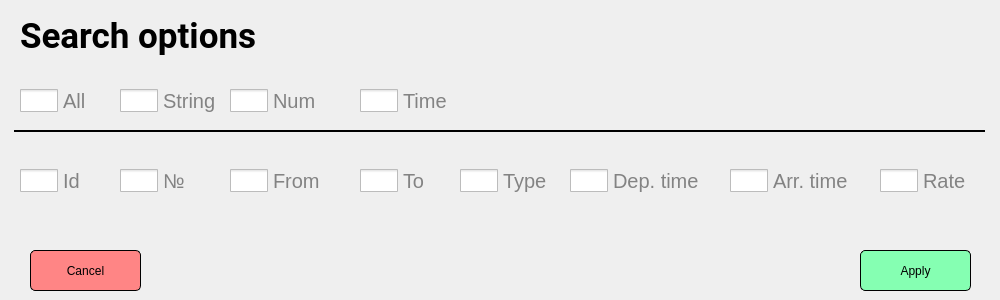
<?xml version="1.0" encoding="UTF-8"?>
<ui version="4.0">
 <class>searchOptionsWindow</class>
 <widget class="QWidget" name="searchOptionsWindow">
  <property name="geometry">
   <rect>
    <x>0</x>
    <y>0</y>
    <width>1000</width>
    <height>300</height>
   </rect>
  </property>
  <property name="windowTitle">
   <string>Form</string>
  </property>
  <widget class="QLabel" name="pageName_3">
   <property name="geometry">
    <rect>
     <x>20</x>
     <y>-10</y>
     <width>261</width>
     <height>91</height>
    </rect>
   </property>
   <property name="styleSheet">
    <string notr="true">color: Black;
font-weight: 600;
font-size: 35px;
font-family: Roboto;</string>
   </property>
   <property name="text">
    <string>Search options</string>
   </property>
  </widget>
  <widget class="QPushButton" name="applySearchOptionsButton">
   <property name="geometry">
    <rect>
     <x>860</x>
     <y>250</y>
     <width>111</width>
     <height>41</height>
    </rect>
   </property>
   <property name="focusPolicy">
    <enum>Qt::ClickFocus</enum>
   </property>
   <property name="styleSheet">
    <string notr="true">QPushButton {
     background-color: #85ffb2; border: 1px solid black;
     border-radius: 5px;
}</string>
   </property>
   <property name="text">
    <string>Apply</string>
   </property>
  </widget>
  <widget class="QCheckBox" name="allCheckBox">
   <property name="enabled">
    <bool>true</bool>
   </property>
   <property name="geometry">
    <rect>
     <x>20</x>
     <y>80</y>
     <width>111</width>
     <height>41</height>
    </rect>
   </property>
   <property name="styleSheet">
    <string notr="true">QCheckBox {
    spacing: 5px;
	font-size: 20px;
    color: #838383;
}

QCheckBox:checked {
    color: #000000;
}

QCheckBox::indicator {
    width: 23px;
    height: 23px;
	margin-right: 15px;
}
</string>
   </property>
   <property name="text">
    <string>All</string>
   </property>
   <property name="checked">
    <bool>false</bool>
   </property>
   <property name="tristate">
    <bool>false</bool>
   </property>
  </widget>
  <widget class="QCheckBox" name="idCheckBox">
   <property name="geometry">
    <rect>
     <x>20</x>
     <y>160</y>
     <width>111</width>
     <height>41</height>
    </rect>
   </property>
   <property name="styleSheet">
    <string notr="true">QCheckBox {
    spacing: 5px;
	font-size: 20px;
    color: #838383;
}

QCheckBox:checked {
    color: #000000;
}

QCheckBox::indicator {
    width: 23px;
    height: 23px;
	margin-right: 15px;
}
</string>
   </property>
   <property name="text">
    <string>Id</string>
   </property>
   <property name="checked">
    <bool>false</bool>
   </property>
  </widget>
  <widget class="QCheckBox" name="numberCheckBox">
   <property name="geometry">
    <rect>
     <x>120</x>
     <y>160</y>
     <width>111</width>
     <height>41</height>
    </rect>
   </property>
   <property name="styleSheet">
    <string notr="true">QCheckBox {
    spacing: 5px;
	font-size: 20px;
    color: #838383;
}

QCheckBox:checked {
    color: #000000;
}

QCheckBox::indicator {
    width: 23px;
    height: 23px;
	margin-right: 15px;
}
</string>
   </property>
   <property name="text">
    <string>№</string>
   </property>
   <property name="checked">
    <bool>false</bool>
   </property>
  </widget>
  <widget class="QCheckBox" name="fromCheckBox">
   <property name="geometry">
    <rect>
     <x>230</x>
     <y>160</y>
     <width>111</width>
     <height>41</height>
    </rect>
   </property>
   <property name="styleSheet">
    <string notr="true">QCheckBox {
    spacing: 5px;
	font-size: 20px;
    color: #838383;
}

QCheckBox:checked {
    color: #000000;
}

QCheckBox::indicator {
    width: 23px;
    height: 23px;
	margin-right: 15px;
}
</string>
   </property>
   <property name="text">
    <string>From</string>
   </property>
   <property name="checked">
    <bool>false</bool>
   </property>
  </widget>
  <widget class="QCheckBox" name="toCheckBox">
   <property name="geometry">
    <rect>
     <x>360</x>
     <y>160</y>
     <width>111</width>
     <height>41</height>
    </rect>
   </property>
   <property name="styleSheet">
    <string notr="true">QCheckBox {
    spacing: 5px;
	font-size: 20px;
    color: #838383;
}

QCheckBox:checked {
    color: #000000;
}

QCheckBox::indicator {
    width: 23px;
    height: 23px;
	margin-right: 15px;
}
</string>
   </property>
   <property name="text">
    <string>To</string>
   </property>
   <property name="checked">
    <bool>false</bool>
   </property>
  </widget>
  <widget class="QCheckBox" name="typeCheckBox">
   <property name="geometry">
    <rect>
     <x>460</x>
     <y>160</y>
     <width>111</width>
     <height>41</height>
    </rect>
   </property>
   <property name="styleSheet">
    <string notr="true">QCheckBox {
    spacing: 5px;
	font-size: 20px;
    color: #838383;
}

QCheckBox:checked {
    color: #000000;
}

QCheckBox::indicator {
    width: 23px;
    height: 23px;
	margin-right: 15px;
}
</string>
   </property>
   <property name="text">
    <string>Type</string>
   </property>
   <property name="checked">
    <bool>false</bool>
   </property>
  </widget>
  <widget class="QCheckBox" name="depTimeCheckBox">
   <property name="geometry">
    <rect>
     <x>570</x>
     <y>160</y>
     <width>141</width>
     <height>41</height>
    </rect>
   </property>
   <property name="styleSheet">
    <string notr="true">QCheckBox {
    spacing: 5px;
	font-size: 20px;
    color: #838383;
}

QCheckBox:checked {
    color: #000000;
}

QCheckBox::indicator {
    width: 23px;
    height: 23px;
	margin-right: 15px;
}
</string>
   </property>
   <property name="text">
    <string>Dep. time</string>
   </property>
   <property name="checked">
    <bool>false</bool>
   </property>
  </widget>
  <widget class="QCheckBox" name="arrTimeCheckBox">
   <property name="geometry">
    <rect>
     <x>730</x>
     <y>160</y>
     <width>141</width>
     <height>41</height>
    </rect>
   </property>
   <property name="styleSheet">
    <string notr="true">QCheckBox {
    spacing: 5px;
	font-size: 20px;
    color: #838383;
}

QCheckBox:checked {
    color: #000000;
}

QCheckBox::indicator {
    width: 23px;
    height: 23px;
	margin-right: 15px;
}
</string>
   </property>
   <property name="text">
    <string>Arr. time</string>
   </property>
   <property name="checked">
    <bool>false</bool>
   </property>
  </widget>
  <widget class="QCheckBox" name="rateCheckBox">
   <property name="geometry">
    <rect>
     <x>880</x>
     <y>160</y>
     <width>91</width>
     <height>41</height>
    </rect>
   </property>
   <property name="styleSheet">
    <string notr="true">QCheckBox {
    spacing: 5px;
	font-size: 20px;
    color: #838383;
}

QCheckBox:checked {
    color: #000000;
}

QCheckBox::indicator {
    width: 23px;
    height: 23px;
	margin-right: 15px;
}
</string>
   </property>
   <property name="text">
    <string>Rate</string>
   </property>
   <property name="checked">
    <bool>false</bool>
   </property>
  </widget>
  <widget class="QCheckBox" name="stringCheckBox">
   <property name="geometry">
    <rect>
     <x>120</x>
     <y>80</y>
     <width>111</width>
     <height>41</height>
    </rect>
   </property>
   <property name="styleSheet">
    <string notr="true">QCheckBox {
    spacing: 5px;
	font-size: 20px;
    color: #838383;
}

QCheckBox:checked {
    color: #000000;
}

QCheckBox::indicator {
    width: 23px;
    height: 23px;
	margin-right: 15px;
}
</string>
   </property>
   <property name="text">
    <string>String</string>
   </property>
  </widget>
  <widget class="QCheckBox" name="integerCheckBox">
   <property name="geometry">
    <rect>
     <x>230</x>
     <y>80</y>
     <width>111</width>
     <height>41</height>
    </rect>
   </property>
   <property name="styleSheet">
    <string notr="true">QCheckBox {
    spacing: 5px;
	font-size: 20px;
    color: #838383;
}

QCheckBox:checked {
    color: #000000;
}

QCheckBox::indicator {
    width: 23px;
    height: 23px;
	margin-right: 15px;
}
</string>
   </property>
   <property name="text">
    <string>Num</string>
   </property>
  </widget>
  <widget class="QCheckBox" name="timeCheckBox">
   <property name="geometry">
    <rect>
     <x>360</x>
     <y>80</y>
     <width>111</width>
     <height>41</height>
    </rect>
   </property>
   <property name="styleSheet">
    <string notr="true">QCheckBox {
    spacing: 5px;
	font-size: 20px;
    color: #838383;
}

QCheckBox:checked {
	color: #000000;
}

QCheckBox::indicator {
    width: 23px;
    height: 23px;
	margin-right: 15px;
}
</string>
   </property>
   <property name="text">
    <string>Time</string>
   </property>
  </widget>
  <widget class="QPushButton" name="applySearchOptionsButton_2">
   <property name="geometry">
    <rect>
     <x>30</x>
     <y>250</y>
     <width>111</width>
     <height>41</height>
    </rect>
   </property>
   <property name="focusPolicy">
    <enum>Qt::ClickFocus</enum>
   </property>
   <property name="styleSheet">
    <string notr="true">QPushButton {
     background-color: #ff8585; border: 1px solid black;
     border-radius: 5px;
}</string>
   </property>
   <property name="text">
    <string>Cancel</string>
   </property>
  </widget>
  <widget class="Line" name="line">
   <property name="geometry">
    <rect>
     <x>14</x>
     <y>130</y>
     <width>971</width>
     <height>2</height>
    </rect>
   </property>
   <property name="styleSheet">
    <string notr="true">border: 2px solid black;</string>
   </property>
   <property name="orientation">
    <enum>Qt::Horizontal</enum>
   </property>
  </widget>
 </widget>
 <resources/>
 <connections/>
</ui>
